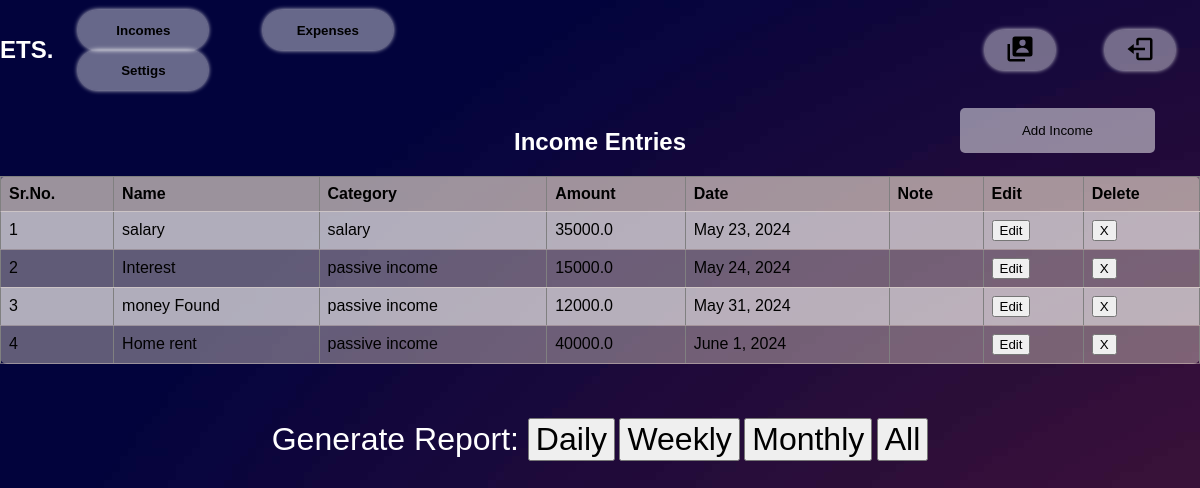
/incomes (signed in), run on the app's committed database.
### FinTech/models.py (models this page shows, shortened)
class Income(models.Model):
    user = models.ForeignKey(User, related_name='user_name', on_delete=models.CASCADE)
    name= models.CharField(max_length=50)
    date = models.DateField(default=date.today())
    amount= models.FloatField()
    category = models.ForeignKey(IncomeCategory, related_name='income_catg', on_delete=models.CASCADE)
    note=models.TextField()

class IncomeCategory(models.Model):
    name = models.CharField(max_length=50)
    user = models.ForeignKey(User, related_name='user_inc_catg', on_delete=models.CASCADE)
    def __str__(self):
        return self.name

### FinTech/views.py (the view, shortened to what this page needs)
# urls.py: path('incomes',views.income,name="incomes"),
def income(request):
    if request.user.is_authenticated:
        incomes_catg = IncomeCategory.objects.filter(user=request.user.id)
        incomes = Income.objects.filter(user=request.user.id)
        return render(request, "income.html", {"categories": incomes_catg, "incomes": incomes})
    else:
        return redirect("/")

### templates/income.html (shortened to what this page needs)
{% load static %}
<!DOCTYPE html>
<html>
<head>
    <link rel="stylesheet" href="{% static './expense.css' %}">
    <link rel="stylesheet" href="{% static 'nav.css' %}">
</head>
<body>
    <nav class="nav">
        <a href="/dashboard" id="logo"><h1>ETS.</h1></a>
         <div class="nav-button">
             <button class="btn" id="Income" onclick="location.href='/incomes'">Incomes</button>
             <button class="btn" id="Expense" onclick="location.href='/expenses'">Expenses</button>
             <button class="btn" id="Setting" onclick="location.href='/settings'">Settigs</button>
         </div>
         <div class="nav-logo">
             <button class="btn left" id="Profile" onclick="location.href='/profile'"><img/></button>
             <button class="btn left" id="Logout" onclick="location.href='/logout'"><img/></button>
         </div>
     </nav>
     <br>
    <button id="addIncomeButton" onclick="showIncomeForm()">Add Income</button>
    <h2 style="color: white;">Income Entries</h2>
    <table id="incomeTable" border="1">
        <tr>
            <th>Sr.No.</th>
            <th>Name</th>
            <th>Category</th>
            <th>Amount</th>
            <th>Date</th>
            <th>Note</th>
            <th>Edit</th>
            <th>Delete</th>
        </tr>
        {% for income in incomes %}
        <tr>
            <td>{{forloop.counter}}</td>
            <td>{{income.name}}</td>
            <td>{{income.category}}</td>
            <td>{{income.amount}}</td>
            <td>{{income.date}}</td>
            <td>{{income.note}}</td>
            <td>
                <div class="rem">
                    <button type="button" onclick="location.href='/edit-income/{{income.id}}' ">
                        <span class="glyphicon glyphicon-trash">Edit</span>
                    </button>
                </div>
            </td>
            <td>
                <div class="rem">
                    <button type="button" onclick="location.href='/delete-income/{{income.id}}' ">
                        <span class="glyphicon glyphicon-trash">X</span>
                    </button>
                </div>
            </td>
        </tr>
        {% endfor %}
    </table>
    <br><br><br>
    <div style="position: relative; text-align: center;">
        <label style="font-size: 2em; color: white;" for="date">Generate Report: </label>
        <button style="font-size: 2em;align-self: center;" type="button" onclick="location.href='/income-report/daily' ">
            <span class="glyphicon glyphicon-trash"> Daily </span>
        </button>
        <button style="font-size: 2em;align-self: center;" type="button" onclick="location.href='/income-report/weekly' ">
            <span class="glyphicon glyphicon-trash"> Weekly </span>
        </button>
        <button style="font-size: 2em;align-self: center;" type="button" onclick="location.href='/income-report/monthly' ">
            <span class="glyphicon glyphicon-trash"> Monthly </span>
        </button>
        <button style="font-size: 2em;align-self: center;" type="button" onclick="location.href='/income-report/alltime' ">
            <span class="glyphicon glyphicon-trash"> All </span>
        </button>
    </div>
</body>
</html>

### static/expense.css (style rules this page uses)
body { min-height: 100vh; background: url(dark-gradient.jpg); }
#addIncomeButton { position: absolute; right: 45px; background-color: rgba(255, 255, 255, 0.5); padding: 15px 62px; border: none; border-radius: 5px; }
h1 { color: white; }
h2 { text-align: center; color:black; }
#incomeTable { border-collapse: collapse; width: 100%; background-color: rgba(250, 235, 215, 0.379); border-radius: 7px; border-color: none; }
#incomeTable th, #incomeTable td { padding: 8px; text-align: left; border-bottom: 1px solid rgba(250, 235, 215, 0.379); }
#incomeTable th { background-color: rgba(250, 235, 215, 0.379); }
#incomeTable tr:nth-child(even) { background-color: rgba(255, 255, 255, 0.5); }

### static/nav.css (style rules this page uses)
body { font-family: Arial, sans-serif; margin: 0; padding: 0; background: url(dark-gradient.jpg); }
.nav { display: flex; width: 100%; justify-content: center; align-items: center; margin-top: 10px; }
.nav-logo { display: flex; flex-direction: row; justify-content: center; align-items: center; color: #ffffff; margin-right: 0px; margin-left: 490px; }
#logo { text-decoration: none; color: #ffffff; }
.left { width: 130px; height: 40px; font-weight: 700; background: rgba(255, 255, 255, 0.4); border: none; border-radius: 30px; cursor: pointer; transition: .3s ease; margin: 0 25px; box-shadow: 0 0 5px rgb(255, 254, 254); }
.nav-button .btn { width: 130px; height: 40px; font-weight: 700; background: rgba(255, 255, 255, 0.4); border: none; border-radius: 30px; cursor: pointer; transition: .3s ease; margin: 0 25px; box-shadow: 0 0 5px rgb(255, 254, 254); }
#Logout { width: 70px; }
#Profile { width: 70px; }

### data on the page
Income: name "salary", category "salary", amount "35000.0", date "May 23, 2024"
Income: name "Interest", category "passive income", amount "15000.0", date "May 24, 2024"
Income: name "money Found", category "passive income", amount "12000.0", date "May 31, 2024"
Income: name "Home rent", category "passive income", amount "40000.0", date "June 1, 2024"
